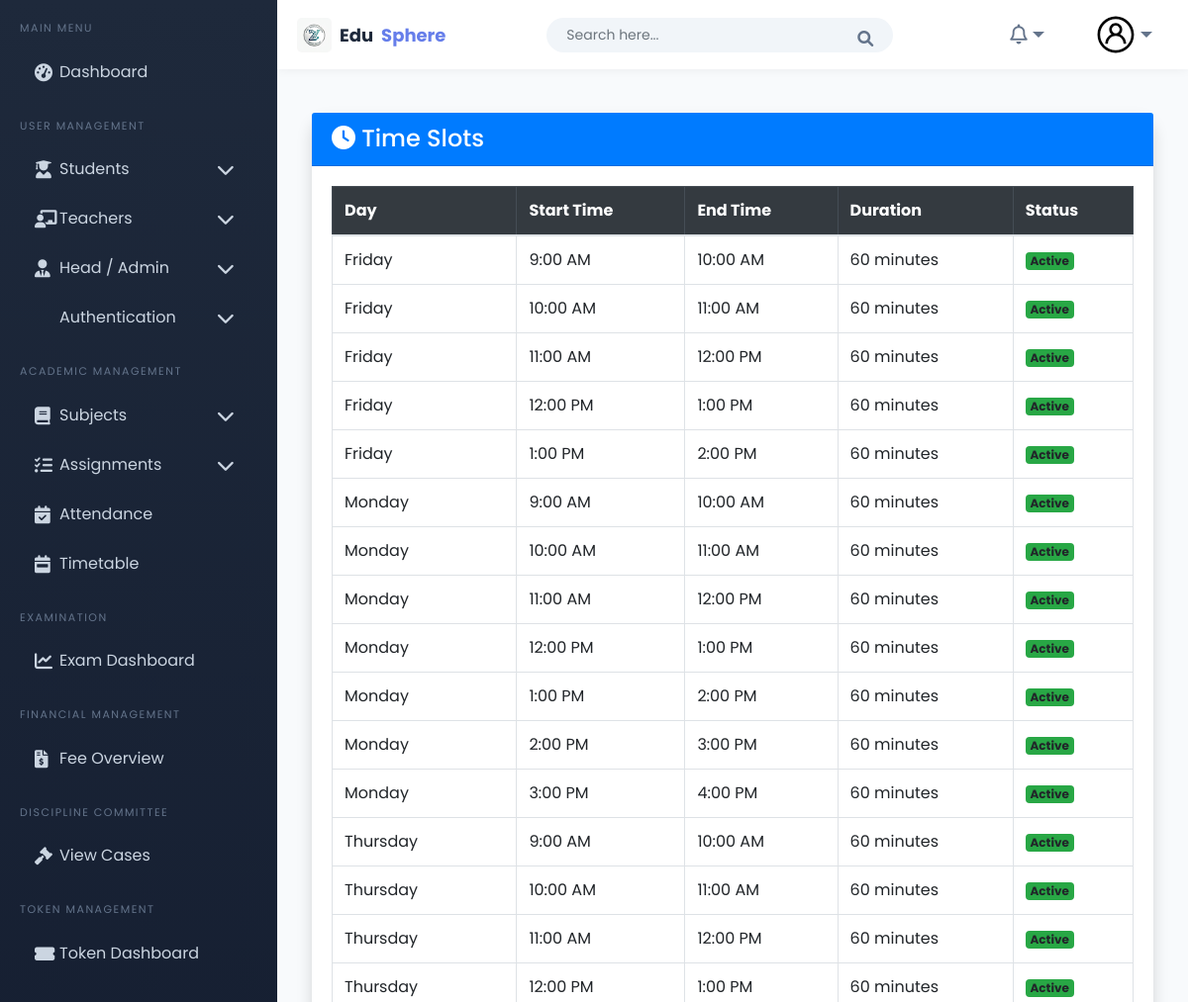
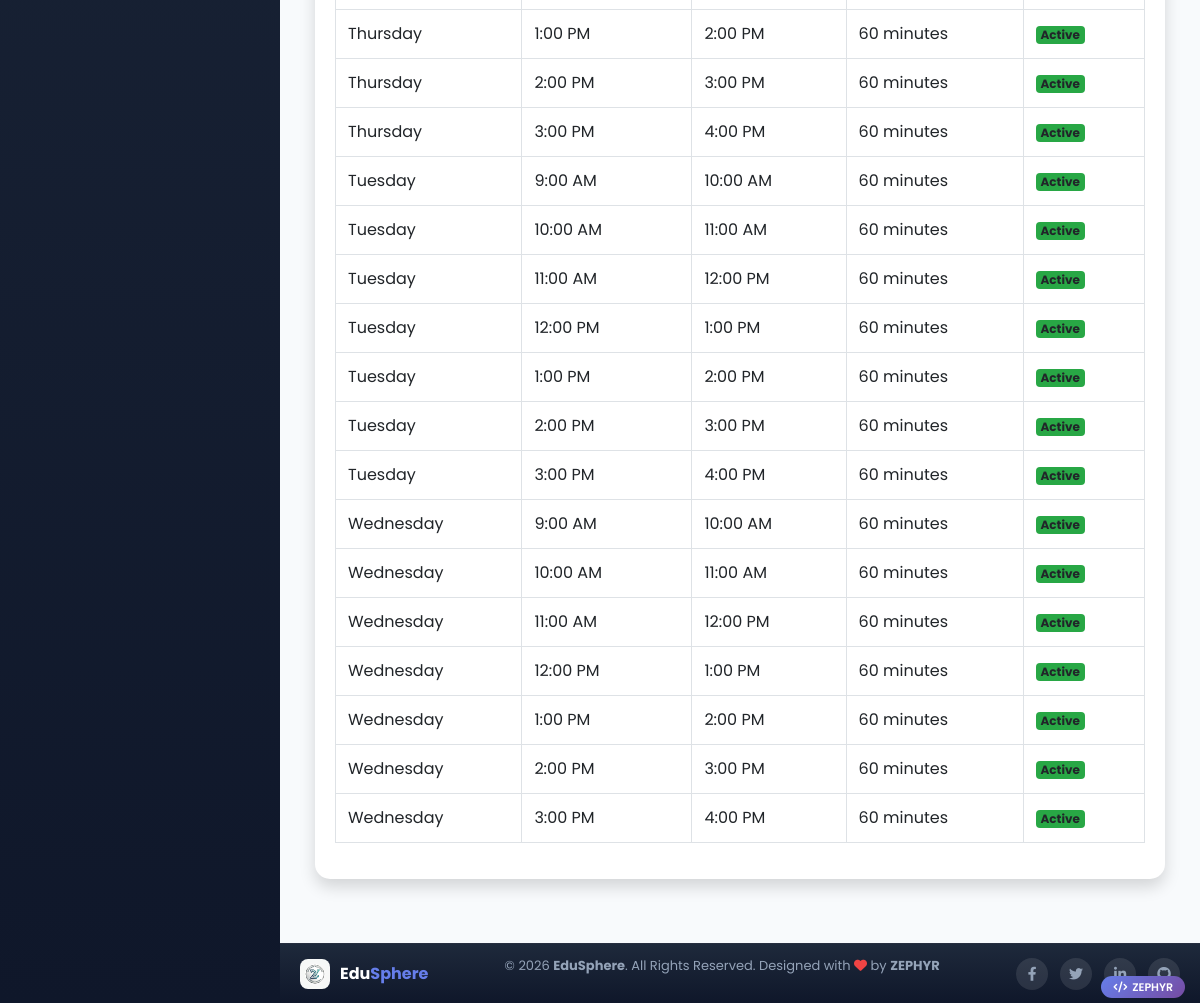
Page /timetables/time-slots/ (signed in) on the committed database (2 pictures, top to bottom).
### timetables/models.py (models this page shows, shortened)
class TimeSlot(models.Model):
    DAY_CHOICES = [
        ('Monday', 'Monday'),
        ('Tuesday', 'Tuesday'),
        ('Wednesday', 'Wednesday'),
        ('Thursday', 'Thursday'),
        ('Friday', 'Friday'),
    ]
    day = models.CharField(max_length=10, choices=DAY_CHOICES)
    start_time = models.TimeField()
    end_time = models.TimeField()
    duration_minutes = models.PositiveIntegerField(help_text="Duration in minutes", default=60)
    is_active = models.BooleanField(default=True)
    class Meta:
        ordering = ['day', 'start_time']
        unique_together = ['day', 'start_time', 'end_time']
        verbose_name = "Time Slot"
        verbose_name_plural = "Time Slots"

### timetables/views.py (the view)
# urls.py: path('time-slots/', views.time_slot_list, name='time_slot_list'),
@login_required
@user_passes_test(is_admin)
def time_slot_list(request):
    time_slots = TimeSlot.objects.all().order_by('day', 'start_time')
    days = ['Monday', 'Tuesday', 'Wednesday', 'Thursday', 'Friday']
    time_slots_by_day = {}
    for day in days:
        time_slots_by_day[day] = time_slots.filter(day=day)
    context = {
        'time_slots': time_slots,
        'time_slots_by_day': time_slots_by_day,
        'days': days,
    }
    return render(request, 'timetables/time_slot_list.html', context)

### timetables/views.py (called while the page is built)
def is_admin(user):
    try:
        return user.is_superuser or (hasattr(user, 'role') and user.role == 'admin')
    except AttributeError:
        return user.is_superuser

### templates/timetables/time_slot_list.html (shortened to what this page needs)
{% extends 'Home/base.html' %}
{% load static %}
{% block body %}
<div class="container-fluid py-4">
    <div class="card shadow">
        <div class="card-header bg-primary text-white">
            <h4 class="mb-0">
                <i class="fas fa-clock"></i> Time Slots
            </h4>
        </div>
        <div class="card-body">
            <div class="table-responsive">
                <table class="table table-bordered">
                    <thead class="table-dark">
                        <tr>
                            <th>Day</th>
                            <th>Start Time</th>
                            <th>End Time</th>
                            <th>Duration</th>
                            <th>Status</th>
                        </tr>
                    </thead>
                    <tbody>
                        {% for slot in time_slots %}
                        <tr>
                            <td>{{ slot.day }}</td>
                            <td>{{ slot.start_time|time:"g:i A" }}</td>
                            <td>{{ slot.end_time|time:"g:i A" }}</td>
                            <td>{{ slot.duration_minutes }} minutes</td>
                            <td>
                                {% if slot.is_active %}
                                <span class="badge bg-success">Active</span>
                                {% else %}
                                <span class="badge bg-danger">Inactive</span>
                                {% endif %}
                            </td>
                        </tr>
                        {% empty %}
                        <tr>
                            <td colspan="5" class="text-center text-muted">No time slots found.</td>
                        </tr>
                        {% endfor %}
                    </tbody>
                </table>
            </div>
        </div>
    </div>
</div>
{% endblock %}

### templates/Home/base.html (style rules this page uses)
:root { --primary-gradient: linear-gradient(135deg, #667eea 0%, #764ba2 100%); --primary: #667eea; --dark-bg: #0f172a; --sidebar-width: 280px; --header-height: 70px; --footer-height: 60px; }
* { margin: 0; padding: 0; box-sizing: border-box; }
body { font-family: 'Poppins', sans-serif; background: #f8fafc; overflow-x: hidden; min-height: 100vh; display: flex; flex-direction: column; }
.card { border: none; border-radius: 15px; box-shadow: 0 4px 15px rgba(0,0,0,0.05); margin-bottom: 20px; }

### rows in the picture
TimeSlot: day "Friday", start_time "9:00 AM", end_time "10:00 AM", duration_minutes "60", is_active "Active"
TimeSlot: day "Friday", start_time "10:00 AM", end_time "11:00 AM", duration_minutes "60", is_active "Active"
TimeSlot: day "Friday", start_time "11:00 AM", end_time "12:00 PM", duration_minutes "60", is_active "Active"
TimeSlot: day "Friday", start_time "12:00 PM", end_time "1:00 PM", duration_minutes "60", is_active "Active"
TimeSlot: day "Friday", start_time "1:00 PM", end_time "2:00 PM", duration_minutes "60", is_active "Active"
TimeSlot: day "Monday", start_time "9:00 AM", end_time "10:00 AM", duration_minutes "60", is_active "Active"
TimeSlot: day "Monday", start_time "10:00 AM", end_time "11:00 AM", duration_minutes "60", is_active "Active"
TimeSlot: day "Monday", start_time "11:00 AM", end_time "12:00 PM", duration_minutes "60", is_active "Active"
TimeSlot: day "Monday", start_time "12:00 PM", end_time "1:00 PM", duration_minutes "60", is_active "Active"
TimeSlot: day "Monday", start_time "1:00 PM", end_time "2:00 PM", duration_minutes "60", is_active "Active"
TimeSlot: day "Monday", start_time "2:00 PM", end_time "3:00 PM", duration_minutes "60", is_active "Active"
TimeSlot: day "Monday", start_time "3:00 PM", end_time "4:00 PM", duration_minutes "60", is_active "Active"
TimeSlot: day "Thursday", start_time "9:00 AM", end_time "10:00 AM", duration_minutes "60", is_active "Active"
TimeSlot: day "Thursday", start_time "10:00 AM", end_time "11:00 AM", duration_minutes "60", is_active "Active"
TimeSlot: day "Thursday", start_time "11:00 AM", end_time "12:00 PM", duration_minutes "60", is_active "Active"
TimeSlot: day "Thursday", start_time "12:00 PM", end_time "1:00 PM", duration_minutes "60", is_active "Active"
TimeSlot: day "Thursday", start_time "1:00 PM", end_time "2:00 PM", duration_minutes "60", is_active "Active"
TimeSlot: day "Thursday", start_time "2:00 PM", end_time "3:00 PM", duration_minutes "60", is_active "Active"
TimeSlot: day "Thursday", start_time "3:00 PM", end_time "4:00 PM", duration_minutes "60", is_active "Active"
TimeSlot: day "Tuesday", start_time "9:00 AM", end_time "10:00 AM", duration_minutes "60", is_active "Active"
TimeSlot: day "Tuesday", start_time "10:00 AM", end_time "11:00 AM", duration_minutes "60", is_active "Active"
TimeSlot: day "Tuesday", start_time "11:00 AM", end_time "12:00 PM", duration_minutes "60", is_active "Active"
TimeSlot: day "Tuesday", start_time "12:00 PM", end_time "1:00 PM", duration_minutes "60", is_active "Active"
TimeSlot: day "Tuesday", start_time "1:00 PM", end_time "2:00 PM", duration_minutes "60", is_active "Active"
TimeSlot: day "Tuesday", start_time "2:00 PM", end_time "3:00 PM", duration_minutes "60", is_active "Active"
TimeSlot: day "Tuesday", start_time "3:00 PM", end_time "4:00 PM", duration_minutes "60", is_active "Active"
TimeSlot: day "Wednesday", start_time "9:00 AM", end_time "10:00 AM", duration_minutes "60", is_active "Active"
TimeSlot: day "Wednesday", start_time "10:00 AM", end_time "11:00 AM", duration_minutes "60", is_active "Active"
TimeSlot: day "Wednesday", start_time "11:00 AM", end_time "12:00 PM", duration_minutes "60", is_active "Active"
TimeSlot: day "Wednesday", start_time "12:00 PM", end_time "1:00 PM", duration_minutes "60", is_active "Active"
TimeSlot: day "Wednesday", start_time "1:00 PM", end_time "2:00 PM", duration_minutes "60", is_active "Active"
TimeSlot: day "Wednesday", start_time "2:00 PM", end_time "3:00 PM", duration_minutes "60", is_active "Active"
TimeSlot: day "Wednesday", start_time "3:00 PM", end_time "4:00 PM", duration_minutes "60", is_active "Active"
